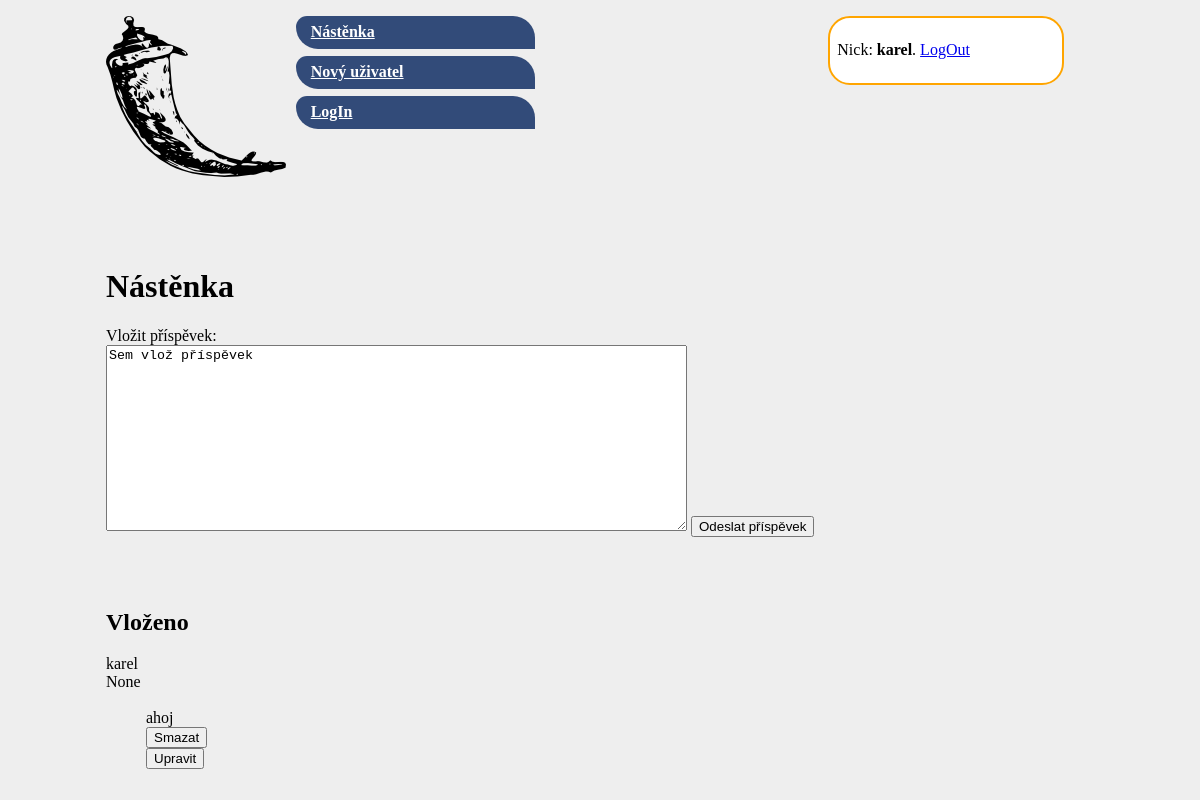
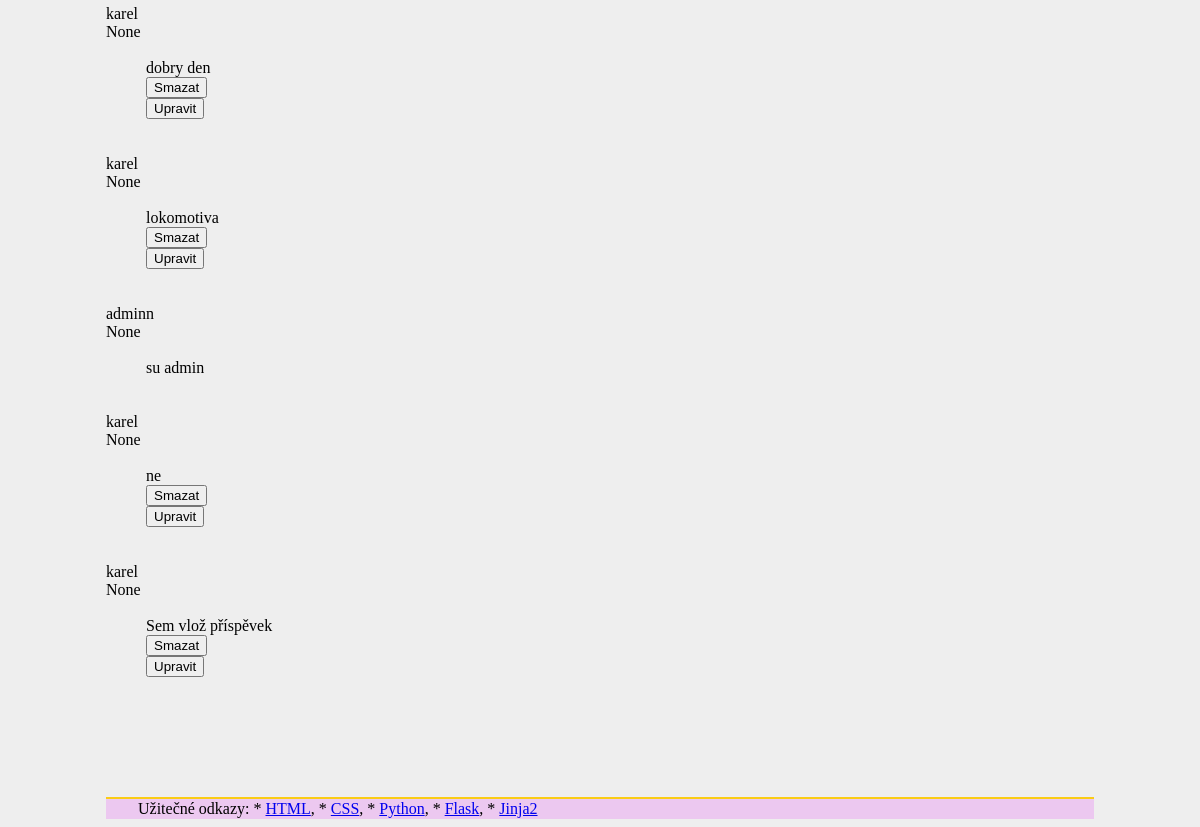
The app's page / (signed in), older data (2 pictures, top to bottom).
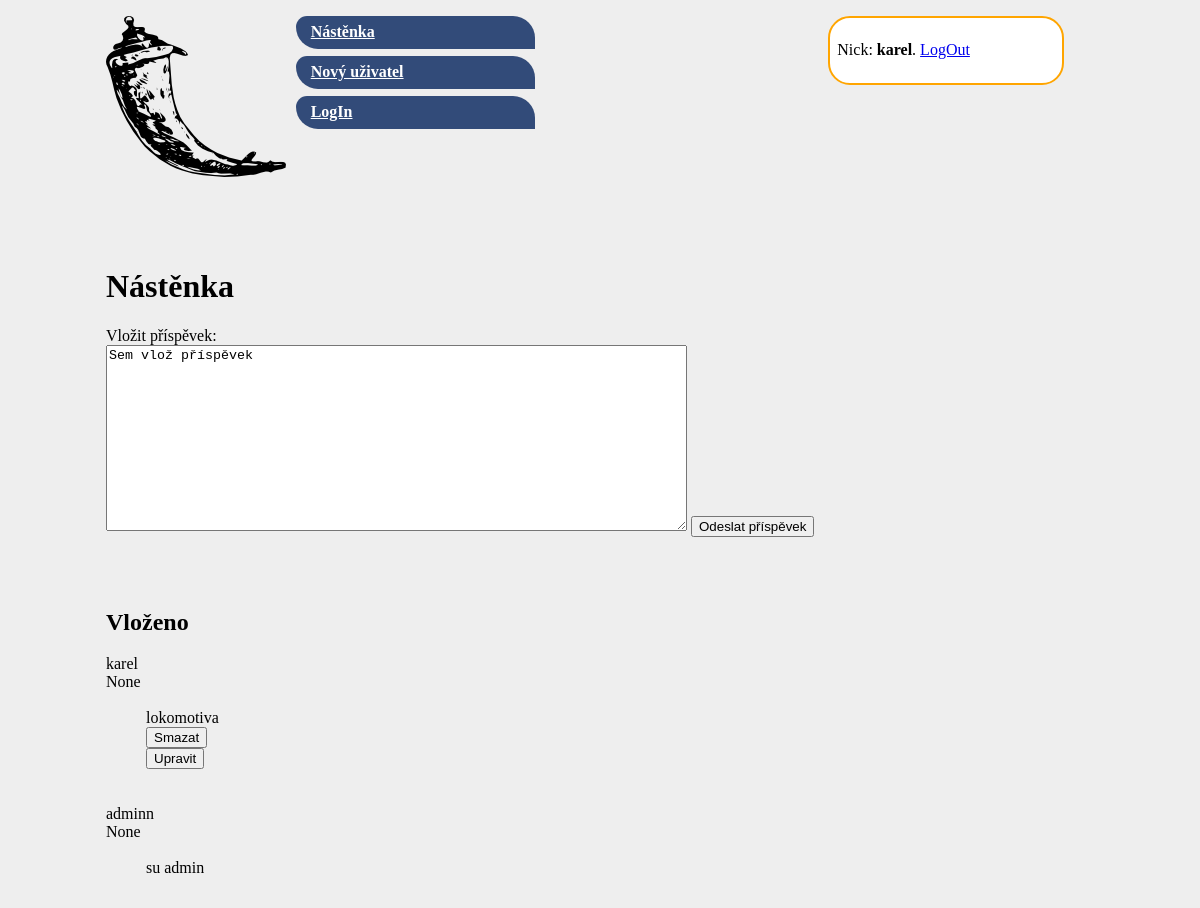
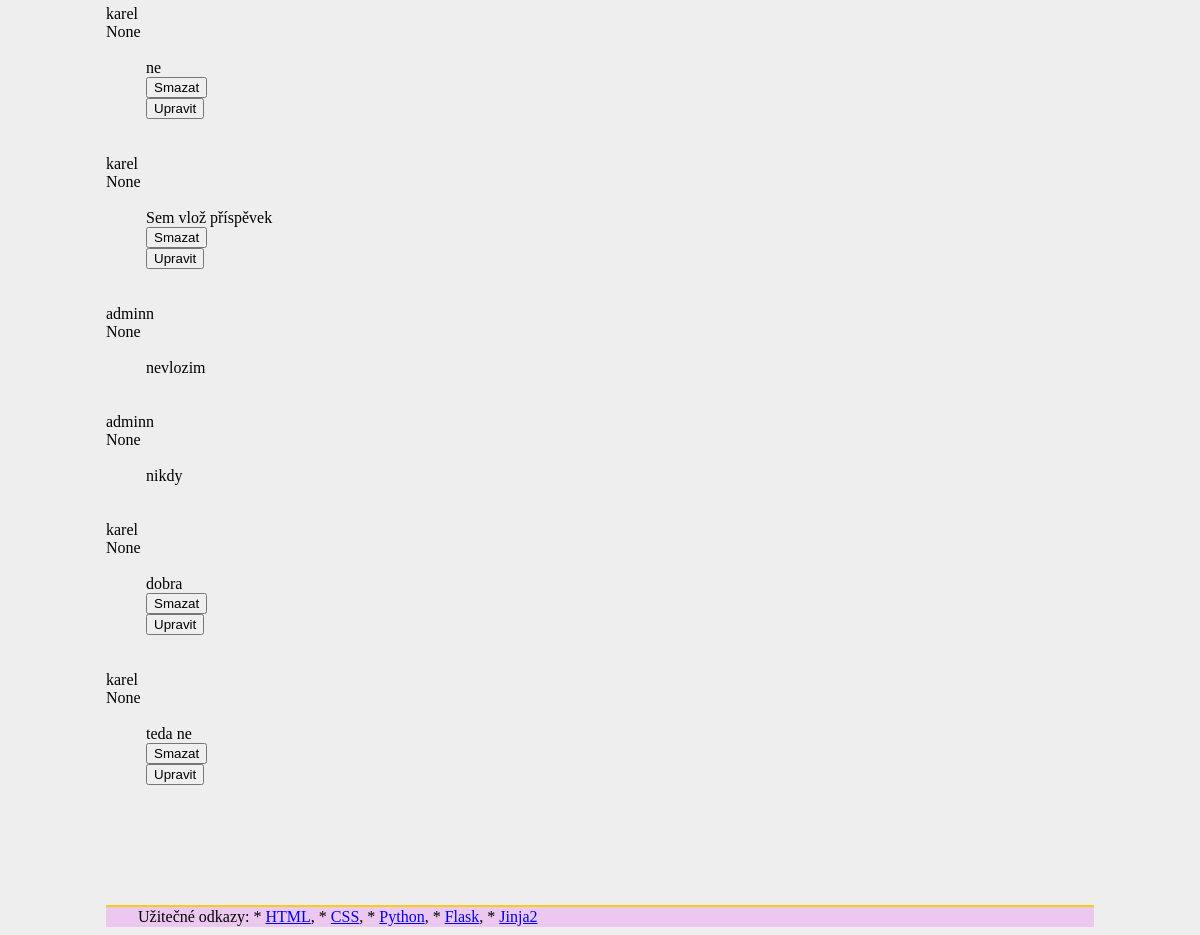
The same page, newer data (2 pictures, top to bottom).
### tables this page shows
CREATE TABLE "prispevek" (
	"id"	INTEGER,
	"text"	TEXT NOT NULL,
	"date"	TEXT,
	"nick"	TEXT,
	PRIMARY KEY("id" AUTOINCREMENT)
);

### webface/routes.py (the view)
@app.route("/", methods=["GET"])
def index():
    if "nick" in session:
        with sqlite3.connect(dbfile) as conn:
            tabulka = conn.execute('SELECT nick, text, id, date FROM prispevek')
        return render_template("base.html.j2", tabulka=tabulka)
    else:
        flash("Pro vstup na nástěnku je potřeba je přihlásit","error")
        return redirect(url_for("login"))

### webface/templates/base.html.j2 (shortened to what this page needs)
<!doctype html>
<html lang="cs">
<head>
  <link rel="stylesheet" href="{{ url_for('static', filename='styles.css') }}">
</head>
<body>
  <div class="login">
    {% if 'nick' in session %}
      <p>Nick: <strong>{{ session.nick }}</strong>. <a href="{{url_for('logout')}}">LogOut</a></p>
    {% else %}
      <p><a href="{{url_for('login')}}">LogIn</a></p>
    {% endif %}
  </div>
  <nav>
  <p class="logo"><img src="{{ url_for('static', filename='flask-icon.png') }}" /></p>
  <ul>
    <li><a href="{{ url_for('index') }}">Nástěnka</a></li>
    <li><a href="{{ url_for('add') }}">Nový uživatel</a></li>
    <li><a href="{{ url_for('login') }}">LogIn</a></li>
  </ul></nav>
{% block obsah %}
<br>
<br>
<h1>Nástěnka</h1>
Vložit příspěvek:
<form action="{{ url_for('insert') }}" method="post">
  <textarea name="prispevek" id="prispevek" cols="70" rows="12">Sem vlož příspěvek</textarea>
  <button type="submit">Odeslat příspěvek</button>
</form>
<h2>Vloženo</h2>
<dl>
{% for nick, text , id, date in tabulka %}
  <dt>{{ nick }} <br> {{ date }} </dt>
  <br>
  <dd>
    {{ text }}
    {% if nick == session['nick'] %}
    <form action="{{ url_for('delete') }}" method="post">
      <button type="submit">Smazat</button>
    </form>
    <form action="{{ url_for('editpost') }}" method="post">
      <button type="submit">Upravit</button>
    </form>
    {% endif %}
  </dd>
  <br>
  <br>
{% endfor %}
</dl>
<br>
<br>
{% endblock obsah %}
<footer>
Užitečné odkazy:
* <a href="https://www.jakpsatweb.cz/html/">HTML</a>,
* <a href="https://www.jakpsatweb.cz/css/">CSS</a>,
* <a href="http://docs.python.org">Python</a>,
* <a href="https://flask.palletsprojects.com/">Flask</a>,
* <a href="https://jinja.palletsprojects.com/templates/">Jinja2</a>
</footer>
</body>
</html>

Row changes from the older to the newer data that the page shows:
removed prispevek: nick "karel", date "None", text "ahoj"
removed prispevek: nick "karel", date "None", text "dobry den"
added prispevek: nick "adminn", date "None", text "nevlozim"
added prispevek: nick "adminn", date "None", text "nikdy"
added prispevek: nick "karel", date "None", text "dobra"
added prispevek: nick "karel", date "None", text "teda ne"
